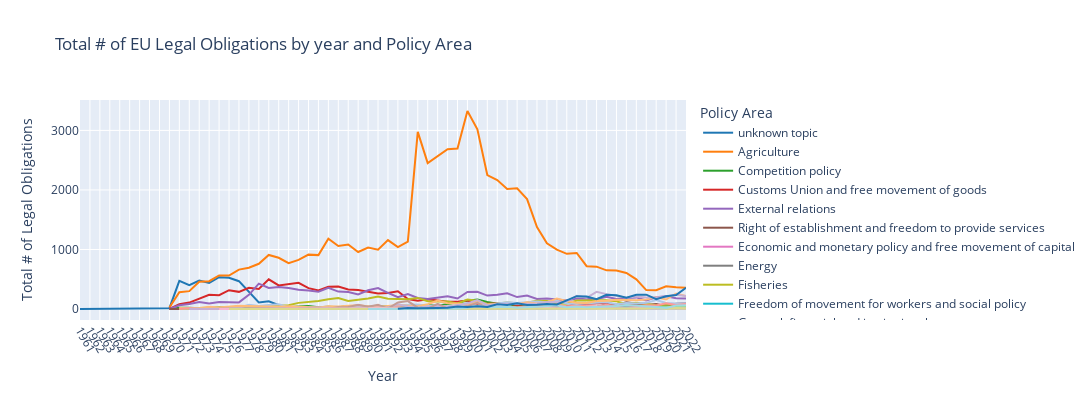

Here is the notebook cell this chart was saved with:
### Markdown cell above
plot this graph...

### Code cell
custom_palette = [
    '#1f77b4', '#ff7f0e', '#2ca02c', '#d62728', '#9467bd', 
    '#8c564b', '#e377c2', '#7f7f7f', '#bcbd22', '#17becf', 
    '#aec7e8', '#ffbb78', '#98df8a', '#ff9896', '#c5b0d5', 
    '#c49c94', '#f7b6d2', '#c7c7c7', '#dbdb8d', '#9edae5'
]

plot_line_graph(avg_reg_count_by_year_policy, xcol=time_column, ycol=metric_col, w=1300, h=400, labels={
                     "year": "Year",
                     "avg_reg_count": "Mean # of Legal Obligations",
                     "total_reg_count": "Total # of Legal Obligations",
                     "dc_string": "Policy Area"
                 }, title="# of EU Legal Obligations by {} and Policy Area".format(time_column), color="dc_string", filepath="generated-files/{}_legal_obligations_by_{}_and_policyarea.png".format(strictness_metric, time_column), color_discrete_sequence=custom_palette)

### Figure 1 — Plotly figure (JSON) as saved in the notebook; plotly's stock layout.template omitted (floating-point values rounded to 4 significant figures)
{"data": [{"hovertemplate": "Policy Area=unknown topic<br>Year=%{x}<br>Total # of Legal Obligations=%{y}<extra></extra>", "legendgroup": "unknown topic", "line": {"color": "#1f77b4", "dash": "solid"}, "marker": {"symbol": "circle"}, "mode": "lines", "name": "unknown topic", "orientation": "v", "showlegend": true, "type": "scatter", "x": [1961, 1970, 1971, 1972, 1973, 1974, 1975, 1976, 1977, 1978, 1979, 1980, 1981, 1982, 1983, 1984], "xaxis": "x", "y": [1, 15, 474, 402, 480, 437, 535, 525, 468, 290, 112, 130, 64, 2, 2, 2], "yaxis": "y"}, {"hovertemplate": "Policy Area=Agriculture<br>Year=%{x}<br>Total # of Legal Obligations=%{y}<extra></extra>", "legendgroup": "Agriculture", "line": {"color": "#ff7f0e", "dash": "solid"}, "marker": {"symbol": "circle"}, "mode": "lines", "name": "Agriculture", "orientation": "v", "showlegend": true, "type": "scatter", "x": [1970, 1971, 1972, 1973, 1974, 1975, 1976, 1977, 1978, 1979, 1980, 1981, 1982, 1983, 1984, 1985, 1986, 1987, 1988, 1989, 1990, 1991, 1992, 1993, 1994, 1995, 1996, 1997, 1998, 1999, 2000, 2001, 2002, 2003, 2004, 2005, 2006, 2007, 2008, 2009, 2010, 2011, 2012, 2013, 2014, 2015, 2016, 2017, 2018, 2019, 2020, 2021, 2022], "xaxis": "x", "y": [25, 282, 301, 458, 468, 565, 563, 662, 693, 760, 909, 861, 770, 825, 914, 906, 1182, 1059, 1083, 958, 1033, 998, 1158, 1042, 1132, 2976, 2450, 2560, 2684, 2696, 3326, 3019, 2250, 2166, 2018, 2027, 1846, 1376, 1104, 999, 928, 942, 720, 712, 650, 648, 607, 500, 319, 316, 382, 365, 358], "yaxis": "y"}, {"hovertemplate": "Policy Area=Competition policy<br>Year=%{x}<br>Total # of Legal Obligations=%{y}<extra></extra>", "legendgroup": "Competition policy", "line": {"color": "#2ca02c", "dash": "solid"}, "marker": {"symbol": "circle"}, "mode": "lines", "name": "Competition policy", "orientation": "v", "showlegend": true, "type": "scatter", "x": [1970, 1971, 1972, 1973, 1974, 1975, 1976, 1977, 1978, 1979, 1980, 1981, 1982, 1983, 1984, 1985, 1986, 1987, 1988, 1989, 1990, 1991, 1992, 1993, 1994, 1995, 1996, 1997, 1998, 1999, 2000, 2001, 2002, 2003, 2004, 2005, 2006, 2007, 2008, 2009, 2010, 2011, 2012, 2013, 2014, 2015, 2016, 2017, 2018, 2019, 2020, 2021, 2022], "xaxis": "x", "y": [2, 20, 23, 12, 17, 25, 12, 30, 25, 21, 17, 40, 30, 45, 51, 30, 40, 31, 50, 33, 42, 43, 49, 32, 54, 42, 66, 54, 85, 113, 138, 160, 117, 88, 89, 53, 72, 63, 66, 53, 37, 45, 31, 34, 70, 33, 37, 27, 21, 12, 20, 15, 10], "yaxis": "y"}, {"hovertemplate": "Policy Area=Customs Union and free movement of goods<br>Year=%{x}<br>Total # of Legal Obligations=%{y}<extra></extra>", "legendgroup": "Customs Union and free movement of goods", "line": {"color": "#d62728", "dash": "solid"}, "marker": {"symbol": "circle"}, "mode": "lines", "name": "Customs Union and free movement of goods", "orientation": "v", "showlegend": true, "type": "scatter", "x": [1970, 1971, 1972, 1973, 1974, 1975, 1976, 1977, 1978, 1979, 1980, 1981, 1982, 1983, 1984, 1985, 1986, 1987, 1988, 1989, 1990, 1991, 1992, 1993, 1994, 1995, 1996, 1997, 1998, 1999, 2000, 2001, 2002, 2003, 2004, 2005, 2006, 2007, 2008, 2009, 2010, 2011, 2012, 2013, 2014, 2015, 2016, 2017, 2018, 2019, 2020, 2021, 2022], "xaxis": "x", "y": [2, 82, 109, 177, 241, 233, 317, 289, 358, 339, 500, 397, 414, 440, 352, 313, 373, 377, 330, 320, 291, 263, 268, 298, 167, 141, 166, 139, 124, 121, 145, 85, 95, 94, 92, 68, 83, 55, 56, 50, 46, 84, 87, 97, 101, 71, 68, 77, 53, 60, 66, 44, 38], "yaxis": "y"}, {"hovertemplate": "Policy Area=External relations<br>Year=%{x}<br>Total # of Legal Obligations=%{y}<extra></extra>", "legendgroup": "External relations", "line": {"color": "#9467bd", "dash": "solid"}, "marker": {"symbol": "circle"}, "mode": "lines", "name": "External relations", "orientation": "v", "showlegend": true, "type": "scatter", "x": [1970, 1971, 1972, 1973, 1974, 1975, 1976, 1977, 1978, 1979, 1980, 1981, 1982, 1983, 1984, 1985, 1986, 1987, 1988, 1989, 1990, 1991, 1992, 1993, 1994, 1995, 1996, 1997, 1998, 1999, 2000, 2001, 2002, 2003, 2004, 2005, 2006, 2007, 2008, 2009, 2010, 2011, 2012, 2013, 2014, 2015, 2016, 2017, 2018, 2019, 2020, 2021, 2022], "xaxis": "x", "y": [2, 65, 86, 120, 95, 120, 116, 112, 239, 427, 354, 369, 355, 324, 310, 292, 357, 293, 285, 246, 315, 352, 271, 198, 250, 186, 167, 191, 214, 178, 288, 289, 226, 241, 266, 201, 227, 171, 179, 160, 144, 178, 178, 166, 208, 171, 187, 196, 146, 197, 215, 183, 179], "yaxis": "y"}, {"hovertemplate": "Policy Area=Right of establishment and freedom to provide services<br>Year=%{x}<br>Total # of Legal Obligations=%{y}<extra></extra>", "legendgroup": "Right of establishment and freedom to provide services", "line": {"color": "#8c564b", "dash": "solid"}, "marker": {"symbol": "circle"}, "mode": "lines", "name": "Right of establishment and freedom to provide services", "orientation": "v", "showlegend": true, "type": "scatter", "x": [1970, 1971, 1972, 1973, 1974, 1975, 1976, 1977, 1978, 1979, 1980, 1981, 1982, 1983, 1984, 1985, 1986, 1987, 1988, 1989, 1990, 1991, 1992, 1993, 1994, 1995, 1996, 1997, 1998, 1999, 2000, 2001, 2002, 2003, 2004, 2005, 2006, 2007, 2008, 2009, 2010, 2011, 2012, 2013, 2014, 2015, 2016, 2017, 2018, 2019, 2020, 2021, 2022], "xaxis": "x", "y": [1, 2, 3, 3, 5, 6, 3, 6, 7, 2, 8, 2, 6, 2, 1, 8, 7, 4, 8, 9, 10, 6, 13, 13, 4, 7, 4, 11, 13, 3, 7, 17, 14, 14, 11, 9, 11, 25, 23, 24, 18, 14, 25, 27, 74, 68, 112, 94, 67, 84, 47, 91, 98], "yaxis": "y"}, {"hovertemplate": "Policy Area=Economic and monetary policy and free movement of capital<br>Year=%{x}<br>Total # of Legal Obligations=%{y}<extra></extra>", "legendgroup": "Economic and monetary policy and free movement of capital", "line": {"color": "#e377c2", "dash": "solid"}, "marker": {"symbol": "circle"}, "mode": "lines", "name": "Economic and monetary policy and free movement of capital", "orientation": "v", "showlegend": true, "type": "scatter", "x": [1971, 1972, 1973, 1974, 1975, 1976, 1977, 1978, 1979, 1980, 1981, 1982, 1983, 1984, 1985, 1986, 1987, 1988, 1989, 1990, 1991, 1992, 1993, 1995, 1996, 1997, 1998, 1999, 2000, 2001, 2002, 2003, 2004, 2005, 2006, 2007, 2008, 2009, 2010, 2011, 2012, 2013, 2014, 2015, 2016, 2017, 2018, 2019, 2020, 2021, 2022], "xaxis": "x", "y": [5, 2, 3, 5, 5, 4, 8, 7, 6, 6, 4, 13, 14, 9, 6, 6, 7, 5, 5, 5, 4, 2, 6, 1, 8, 7, 35, 12, 22, 21, 13, 16, 23, 21, 18, 18, 25, 28, 29, 27, 26, 39, 37, 39, 44, 24, 19, 24, 29, 40, 24], "yaxis": "y"}, {"hovertemplate": "Policy Area=Energy<br>Year=%{x}<br>Total # of Legal Obligations=%{y}<extra></extra>", "legendgroup": "Energy", "line": {"color": "#7f7f7f", "dash": "solid"}, "marker": {"symbol": "circle"}, "mode": "lines", "name": "Energy", "orientation": "v", "showlegend": true, "type": "scatter", "x": [1971, 1972, 1973, 1974, 1975, 1976, 1977, 1978, 1979, 1980, 1981, 1982, 1983, 1984, 1985, 1986, 1987, 1988, 1989, 1990, 1991, 1992, 1993, 1994, 1995, 1996, 1997, 1998, 1999, 2000, 2001, 2002, 2003, 2004, 2005, 2006, 2007, 2008, 2009, 2010, 2011, 2012, 2013, 2014, 2015, 2016, 2017, 2018, 2019, 2020, 2021, 2022], "xaxis": "x", "y": [1, 6, 6, 8, 14, 5, 8, 9, 29, 19, 9, 14, 10, 14, 12, 5, 11, 18, 14, 14, 7, 13, 6, 27, 11, 23, 11, 17, 15, 7, 14, 9, 9, 8, 3, 13, 3, 6, 16, 17, 13, 15, 17, 15, 12, 10, 14, 12, 20, 13, 10, 23], "yaxis": "y"}, {"hovertemplate": "Policy Area=Fisheries<br>Year=%{x}<br>Total # of Legal Obligations=%{y}<extra></extra>", "legendgroup": "Fisheries", "line": {"color": "#bcbd22", "dash": "solid"}, "marker": {"symbol": "circle"}, "mode": "lines", "name": "Fisheries", "orientation": "v", "showlegend": true, "type": "scatter", "x": [1971, 1972, 1973, 1974, 1975, 1976, 1977, 1978, 1979, 1980, 1981, 1982, 1983, 1984, 1985, 1986, 1987, 1988, 1989, 1990, 1991, 1992, 1993, 1994, 1995, 1996, 1997, 1998, 1999, 2000, 2001, 2002, 2003, 2004, 2005, 2006, 2007, 2008, 2009, 2010, 2011, 2012, 2013, 2014, 2015, 2016, 2017, 2018, 2019, 2020, 2021, 2022], "xaxis": "x", "y": [16, 12, 12, 12, 25, 26, 45, 39, 44, 50, 61, 63, 104, 120, 134, 163, 186, 137, 156, 179, 209, 174, 168, 163, 187, 131, 128, 125, 94, 159, 139, 84, 95, 112, 99, 105, 140, 136, 93, 88, 143, 145, 151, 147, 129, 85, 106, 87, 63, 73, 70, 72], "yaxis": "y"}, {"hovertemplate": "Policy Area=Freedom of movement for workers and social policy<br>Year=%{x}<br>Total # of Legal Obligations=%{y}<extra></extra>", "legendgroup": "Freedom of movement for workers and social policy", "line": {"color": "#17becf", "dash": "solid"}, "marker": {"symbol": "circle"}, "mode": "lines", "name": "Freedom of movement for workers and social policy", "orientation": "v", "showlegend": true, "type": "scatter", "x": [1971, 1972, 1973, 1974, 1975, 1976, 1977, 1978, 1979, 1980, 1981, 1982, 1983, 1984, 1985, 1986, 1987, 1988, 1989, 1990, 1991, 1992, 1993, 1994, 1995, 1996, 1997, 1998, 1999, 2000, 2001, 2002, 2003, 2004, 2005, 2006, 2007, 2008, 2009, 2010, 2011, 2012, 2013, 2014, 2015, 2016, 2017, 2018, 2019, 2020, 2021, 2022], "xaxis": "x", "y": [5, 8, 15, 12, 6, 8, 16, 7, 5, 15, 23, 11, 19, 13, 16, 11, 17, 19, 25, 25, 15, 16, 14, 10, 16, 12, 14, 17, 19, 23, 18, 17, 30, 21, 19, 21, 14, 25, 23, 44, 33, 36, 26, 43, 33, 27, 22, 21, 28, 39, 29, 29], "yaxis": "y"}, {"hovertemplate": "Policy Area=General, financial and institutional matters<br>Year=%{x}<br>Total # of Legal Obligations=%{y}<extra></extra>", "legendgroup": "General, financial and institutional matters", "line": {"color": "#aec7e8", "dash": "solid"}, "marker": {"symbol": "circle"}, "mode": "lines", "name": "General, financial and institutional matters", "orientation": "v", "showlegend": true, "type": "scatter", "x": [1971, 1972, 1973, 1974, 1975, 1976, 1977, 1978, 1979, 1980, 1981, 1982, 1983, 1984, 1985, 1986, 1987, 1988, 1989, 1990, 1991, 1992, 1993, 1994, 1995, 1996, 1997, 1998, 1999, 2000, 2001, 2002, 2003, 2004, 2005, 2006, 2007, 2008, 2009, 2010, 2011, 2012, 2013, 2014, 2015, 2016, 2017, 2018, 2019, 2020, 2021, 2022], "xaxis": "x", "y": [8, 10, 13, 10, 10, 19, 23, 71, 50, 70, 81, 31, 31, 28, 25, 21, 25, 42, 42, 43, 41, 37, 50, 73, 78, 53, 62, 44, 65, 101, 99, 54, 92, 115, 100, 119, 127, 116, 139, 93, 86, 96, 103, 114, 81, 102, 94, 104, 151, 101, 92, 96], "yaxis": "y"}, {"hovertemplate": "Policy Area=Industrial policy and internal market<br>Year=%{x}<br>Total # of Legal Obligations=%{y}<extra></extra>", "legendgroup": "Industrial policy and internal market", "line": {"color": "#ffbb78", "dash": "solid"}, "marker": {"symbol": "circle"}, "mode": "lines", "name": "Industrial policy and internal market", "orientation": "v", "showlegend": true, "type": "scatter", "x": [1971, 1972, 1973, 1974, 1975, 1976, 1977, 1978, 1979, 1980, 1981, 1982, 1983, 1984, 1985, 1986, 1987, 1988, 1989, 1990, 1991, 1992, 1993, 1994, 1995, 1996, 1997, 1998, 1999, 2000, 2001, 2002, 2003, 2004, 2005, 2006, 2007, 2008, 2009, 2010, 2011, 2012, 2013, 2014, 2015, 2016, 2017, 2018, 2019, 2020, 2021, 2022], "xaxis": "x", "y": [17, 9, 18, 39, 25, 45, 56, 51, 46, 46, 37, 47, 42, 31, 27, 48, 43, 55, 66, 48, 38, 52, 67, 57, 48, 82, 142, 97, 92, 69, 126, 75, 86, 83, 83, 114, 94, 116, 175, 134, 105, 102, 135, 140, 158, 154, 146, 159, 198, 160, 262, 217], "yaxis": "y"}, {"hovertemplate": "Policy Area=Taxation<br>Year=%{x}<br>Total # of Legal Obligations=%{y}<extra></extra>", "legendgroup": "Taxation", "line": {"color": "#98df8a", "dash": "solid"}, "marker": {"symbol": "circle"}, "mode": "lines", "name": "Taxation", "orientation": "v", "showlegend": true, "type": "scatter", "x": [1971, 1972, 1973, 1974, 1975, 1976, 1977, 1978, 1979, 1980, 1981, 1982, 1983, 1984, 1985, 1986, 1987, 1988, 1989, 1990, 1991, 1992, 1993, 1994, 1995, 1996, 1997, 1998, 1999, 2000, 2001, 2002, 2003, 2004, 2005, 2006, 2007, 2008, 2009, 2010, 2011, 2012, 2013, 2014, 2015, 2016, 2017, 2018, 2019, 2020, 2021, 2022], "xaxis": "x", "y": [1, 3, 1, 3, 1, 2, 5, 6, 2, 4, 5, 7, 6, 5, 7, 4, 2, 5, 13, 6, 4, 28, 21, 7, 12, 9, 26, 12, 20, 18, 35, 25, 15, 32, 19, 18, 16, 14, 18, 18, 16, 15, 27, 36, 23, 23, 22, 42, 28, 35, 35, 33], "yaxis": "y"}, {"hovertemplate": "Policy Area=Transport policy<br>Year=%{x}<br>Total # of Legal Obligations=%{y}<extra></extra>", "legendgroup": "Transport policy", "line": {"color": "#ff9896", "dash": "solid"}, "marker": {"symbol": "circle"}, "mode": "lines", "name": "Transport policy", "orientation": "v", "showlegend": true, "type": "scatter", "x": [1971, 1972, 1973, 1974, 1975, 1976, 1977, 1978, 1979, 1980, 1981, 1982, 1983, 1984, 1985, 1986, 1987, 1988, 1989, 1990, 1991, 1992, 1993, 1994, 1995, 1996, 1997, 1998, 1999, 2000, 2001, 2002, 2003, 2004, 2005, 2006, 2007, 2008, 2009, 2010, 2011, 2012, 2013, 2014, 2015, 2016, 2017, 2018, 2019, 2020, 2021, 2022], "xaxis": "x", "y": [3, 13, 3, 5, 8, 8, 10, 16, 12, 9, 5, 15, 10, 14, 22, 9, 13, 9, 16, 14, 23, 29, 30, 19, 13, 23, 13, 27, 23, 19, 43, 33, 35, 34, 26, 47, 44, 47, 74, 48, 56, 47, 45, 74, 46, 66, 48, 63, 60, 98, 69, 84], "yaxis": "y"}, {"hovertemplate": "Policy Area=Environment, consumers and health protection<br>Year=%{x}<br>Total # of Legal Obligations=%{y}<extra></extra>", "legendgroup": "Environment, consumers and health protection", "line": {"color": "#c5b0d5", "dash": "solid"}, "marker": {"symbol": "circle"}, "mode": "lines", "name": "Environment, consumers and health protection", "orientation": "v", "showlegend": true, "type": "scatter", "x": [1972, 1973, 1974, 1975, 1976, 1977, 1978, 1979, 1980, 1981, 1982, 1983, 1984, 1985, 1986, 1987, 1988, 1989, 1990, 1991, 1992, 1993, 1994, 1995, 1996, 1997, 1998, 1999, 2000, 2001, 2002, 2003, 2004, 2005, 2006, 2007, 2008, 2009, 2010, 2011, 2012, 2013, 2014, 2015, 2016, 2017, 2018, 2019, 2020, 2021, 2022], "xaxis": "x", "y": [1, 2, 1, 9, 6, 4, 10, 12, 6, 16, 12, 8, 23, 24, 23, 12, 21, 26, 22, 28, 26, 81, 43, 27, 39, 55, 41, 73, 93, 150, 68, 81, 90, 83, 88, 94, 118, 114, 129, 222, 190, 290, 251, 215, 190, 209, 193, 195, 210, 240, 218], "yaxis": "y"}, {"hovertemplate": "Policy Area=Regional policy and coordination of structural instruments<br>Year=%{x}<br>Total # of Legal Obligations=%{y}<extra></extra>", "legendgroup": "Regional policy and coordination of structural instruments", "line": {"color": "#c49c94", "dash": "solid"}, "marker": {"symbol": "circle"}, "mode": "lines", "name": "Regional policy and coordination of structural instruments", "orientation": "v", "showlegend": true, "type": "scatter", "x": [1975, 1976, 1979, 1980, 1981, 1982, 1983, 1984, 1985, 1986, 1987, 1988, 1989, 1990, 1991, 1992, 1993, 1994, 1995, 1996, 1997, 1998, 1999, 2000, 2001, 2002, 2003, 2004, 2005, 2006, 2007, 2008, 2009, 2010, 2011, 2012, 2013, 2014, 2015, 2016, 2017, 2018, 2019, 2020, 2021, 2022], "xaxis": "x", "y": [4, 5, 3, 7, 4, 2, 11, 17, 14, 10, 32, 33, 71, 39, 70, 7, 112, 134, 23, 7, 87, 10, 22, 50, 103, 10, 7, 8, 7, 24, 13, 12, 13, 12, 11, 11, 12, 25, 9, 10, 7, 7, 15, 8, 13, 10], "yaxis": "y"}, {"hovertemplate": "Policy Area=Science, information, education and culture<br>Year=%{x}<br>Total # of Legal Obligations=%{y}<extra></extra>", "legendgroup": "Science, information, education and culture", "line": {"color": "#f7b6d2", "dash": "solid"}, "marker": {"symbol": "circle"}, "mode": "lines", "name": "Science, information, education and culture", "orientation": "v", "showlegend": true, "type": "scatter", "x": [1975, 1976, 1977, 1978, 1979, 1980, 1981, 1982, 1983, 1984, 1985, 1986, 1987, 1988, 1989, 1990, 1991, 1992, 1993, 1994, 1995, 1996, 1997, 1998, 1999, 2000, 2001, 2002, 2003, 2004, 2005, 2006, 2007, 2008, 2009, 2010, 2011, 2012, 2013, 2014, 2015, 2016, 2017, 2018, 2019, 2020, 2021, 2022], "xaxis": "x", "y": [1, 1, 1, 8, 5, 2, 4, 9, 3, 3, 10, 5, 5, 5, 10, 13, 20, 14, 4, 21, 8, 6, 5, 12, 15, 10, 10, 5, 15, 19, 11, 15, 9, 19, 11, 19, 16, 9, 19, 15, 7, 7, 12, 11, 11, 12, 17, 8], "yaxis": "y"}, {"hovertemplate": "Policy Area=Law relating to undertakings<br>Year=%{x}<br>Total # of Legal Obligations=%{y}<extra></extra>", "legendgroup": "Law relating to undertakings", "line": {"color": "#c7c7c7", "dash": "solid"}, "marker": {"symbol": "circle"}, "mode": "lines", "name": "Law relating to undertakings", "orientation": "v", "showlegend": true, "type": "scatter", "x": [1976, 1978, 1982, 1983, 1984, 1985, 1986, 1988, 1989, 1990, 1991, 1992, 1993, 1994, 1995, 1996, 1998, 1999, 2000, 2001, 2002, 2003, 2004, 2005, 2006, 2007, 2008, 2009, 2010, 2011, 2012, 2013, 2014, 2015, 2016, 2017, 2018, 2019, 2020, 2021, 2022], "xaxis": "x", "y": [1, 2, 1, 2, 3, 1, 1, 1, 3, 7, 3, 4, 6, 7, 2, 2, 6, 1, 3, 10, 5, 8, 7, 8, 8, 6, 5, 7, 4, 6, 11, 11, 11, 7, 9, 7, 3, 6, 3, 6, 5], "yaxis": "y"}, {"hovertemplate": "Policy Area=People's Europe<br>Year=%{x}<br>Total # of Legal Obligations=%{y}<extra></extra>", "legendgroup": "People's Europe", "line": {"color": "#dbdb8d", "dash": "solid"}, "marker": {"symbol": "circle"}, "mode": "lines", "name": "People's Europe", "orientation": "v", "showlegend": true, "type": "scatter", "x": [1976, 1990, 1993, 1996, 2004, 2006, 2007, 2011, 2012, 2013, 2014, 2015, 2017, 2018, 2019, 2020, 2021, 2022], "xaxis": "x", "y": [1, 2, 1, 1, 1, 1, 1, 1, 4, 2, 2, 2, 5, 8, 26, 6, 17, 11], "yaxis": "y"}, {"hovertemplate": "Policy Area=Area of freedom, security and justice<br>Year=%{x}<br>Total # of Legal Obligations=%{y}<extra></extra>", "legendgroup": "Area of freedom, security and justice", "line": {"color": "#9edae5", "dash": "solid"}, "marker": {"symbol": "circle"}, "mode": "lines", "name": "Area of freedom, security and justice", "orientation": "v", "showlegend": true, "type": "scatter", "x": [1990, 1992, 1993, 1994, 1995, 1996, 1997, 1998, 1999, 2000, 2001, 2002, 2003, 2004, 2005, 2006, 2007, 2008, 2009, 2010, 2011, 2012, 2013, 2014, 2015, 2016, 2017, 2018, 2019, 2020, 2021, 2022], "xaxis": "x", "y": [1, 2, 2, 1, 5, 3, 3, 2, 11, 22, 50, 30, 38, 39, 23, 30, 44, 52, 59, 32, 45, 30, 36, 51, 50, 69, 60, 50, 36, 18, 60, 65], "yaxis": "y"}, {"hovertemplate": "Policy Area=Common Foreign and Security Policy<br>Year=%{x}<br>Total # of Legal Obligations=%{y}<extra></extra>", "legendgroup": "Common Foreign and Security Policy", "line": {"color": "#1f77b4", "dash": "solid"}, "marker": {"symbol": "circle"}, "mode": "lines", "name": "Common Foreign and Security Policy", "orientation": "v", "showlegend": true, "type": "scatter", "x": [1993, 1994, 1995, 1996, 1997, 1998, 1999, 2000, 2001, 2002, 2003, 2004, 2005, 2006, 2007, 2008, 2009, 2010, 2011, 2012, 2013, 2014, 2015, 2016, 2017, 2018, 2019, 2020, 2021, 2022], "xaxis": "x", "y": [6, 18, 14, 12, 19, 23, 42, 36, 49, 36, 79, 70, 96, 70, 71, 85, 76, 145, 217, 211, 165, 239, 230, 191, 241, 242, 165, 214, 236, 356], "yaxis": "y"}, {"hovertemplate": "Policy Area=Provisional data<br>Year=%{x}<br>Total # of Legal Obligations=%{y}<extra></extra>", "legendgroup": "Provisional data", "line": {"color": "#ff7f0e", "dash": "solid"}, "marker": {"symbol": "circle"}, "mode": "lines", "name": "Provisional data", "orientation": "v", "showlegend": true, "type": "scatter", "x": [2008], "xaxis": "x", "y": [4], "yaxis": "y"}], "layout": {"height": 400, "legend": {"title": {"text": "Policy Area"}, "tracegroupgap": 0}, "title": {"text": "Total # of EU Legal Obligations by year and Policy Area"}, "width": 1300, "xaxis": {"anchor": "y", "autorange": true, "domain": [0, 1], "range": [1961, 2022], "tickangle": 60, "tickmode": "linear", "title": {"text": "Year"}, "type": "linear"}, "yaxis": {"anchor": "x", "autorange": true, "domain": [0, 1], "range": [-183.7, 3511.0], "title": {"text": "Total # of Legal Obligations"}, "type": "linear"}}}
